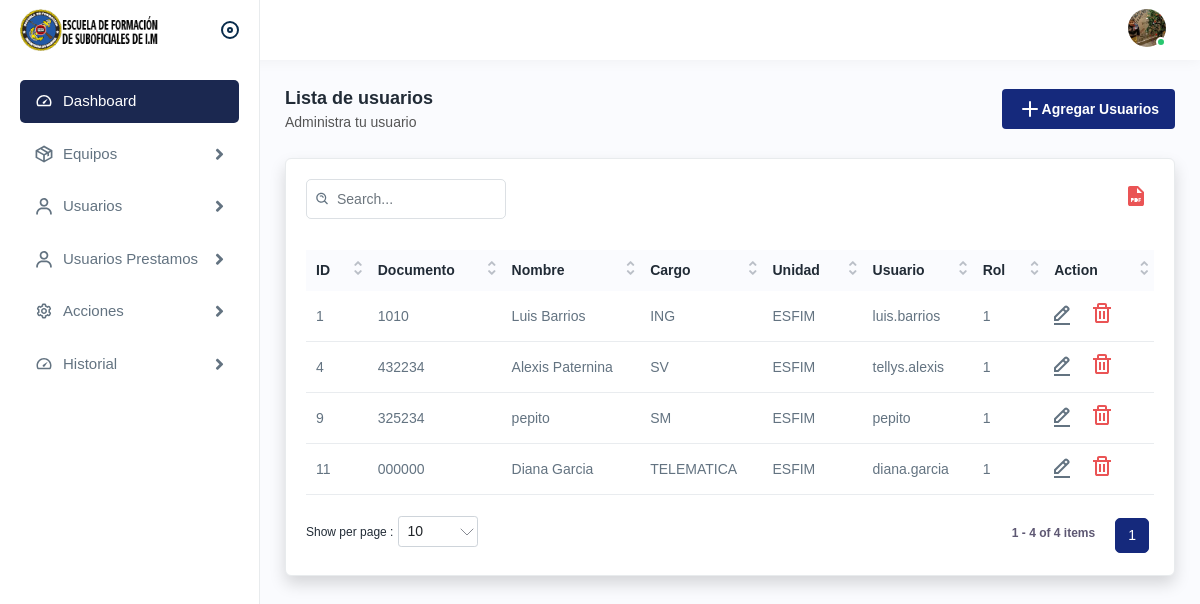
The page /userlists.php (signed in) on the database as committed earlier.
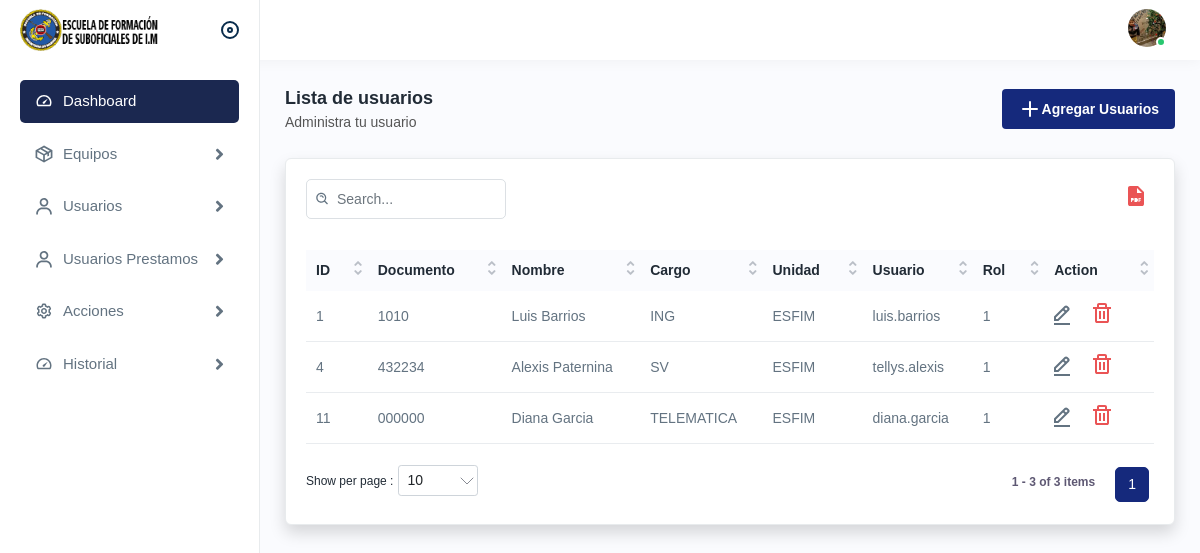
The same page on the database as committed later.
### tables this page shows
CREATE TABLE `usuarios` (
  `id` int(11) NOT NULL,
  `Documento` varchar(50) NOT NULL,
  `Nombre` varchar(100) NOT NULL,
  `Cargo` varchar(50) NOT NULL,
  `Unidad` varchar(50) NOT NULL,
  `Usuario` varchar(50) NOT NULL,
  `contrasena` varchar(50) NOT NULL,
  `ID_Rol` int(11) NOT NULL
);

### userlists.php (the view, shortened to what the changed rows need)
<!DOCTYPE html>
<html lang="en">
<head>
  <link rel="stylesheet" href="assets/css/bootstrap.min.css" />
  <link rel="stylesheet" href="assets/css/animate.css" />
  <link rel="stylesheet" href="assets/plugins/select2/css/select2.min.css" />
  <link rel="stylesheet" href="assets/css/dataTables.bootstrap4.min.css" />
  <link rel="stylesheet" href="assets/plugins/fontawesome/css/fontawesome.min.css" />
  <link rel="stylesheet" href="assets/plugins/fontawesome/css/all.min.css" />
  <link rel="stylesheet" href="assets/css/style.css" />
</head>
<body>
  <div class="page-wrapper">
    <div class="content">
      <div class="card shadow">
        <div class="card-body">
          <div class="table-top">
            <div class="search-set">
            </div>
            <div class="wordset">
            </div>
          </div>
          <div class="table-responsive">
            <table class="table datanew">
              <thead>
                <tr>
                  <th>ID</th>
                  <th>Documento</th>
                  <th>Nombre</th>
                  <th>Cargo</th>
                  <th>Unidad</th>
                  <th>Usuario</th>
                  <th>Rol</th>
                  <th>Action</th>
                </tr>
              </thead>
              <tbody>
                <tr>
                  <?php
                  include "./conexion.php";
                  $sql = $mysqli->query("SELECT * FROM usuarios");
                  while ($datos = $sql->fetch_object()) { ?>
                    <td><?php echo $datos->id ?></td>
                    <td><?php echo $datos->Documento ?></td>
                    <td><?php echo $datos->Nombre ?></td>
                    <td><?php echo $datos->Cargo ?></td>
                    <td><?php echo $datos->Unidad ?></td>
                    <td><?php echo $datos->Usuario ?></td>
                    <td><?php echo $datos->ID_Rol ?></td>
                    <td>
                      <a class="me-3" href="newuseredit.php?id=<?php echo $datos->id ?>">
                        <img src="assets/img/icons/edit.svg" alt="img" />
                      </a>
                      <a class="me-3 "href="javascript:void(0);" onclick="confirmDeletion(<?php echo $datos->id; ?>)">
                        <img src="assets/img/icons/delete.svg" alt="img" />
                      </a>
                    </td>
                </tr>
              <?php }
              ?>
              </tbody>
            </table>
          </div>
        </div>
      </div>
    </div>
  </div>
</body>
</html>

Rows that differ between the two databases and show on the page:
removed usuarios: id "9", Documento "325234", Nombre "pepito", Cargo "SM", Unidad "ESFIM", Usuario "pepito", ID_Rol "1"
Other text that changed with them:
text written by a page script: "1 1 - 4 of 4 items" → "1 1 - 3 of 3 items"
